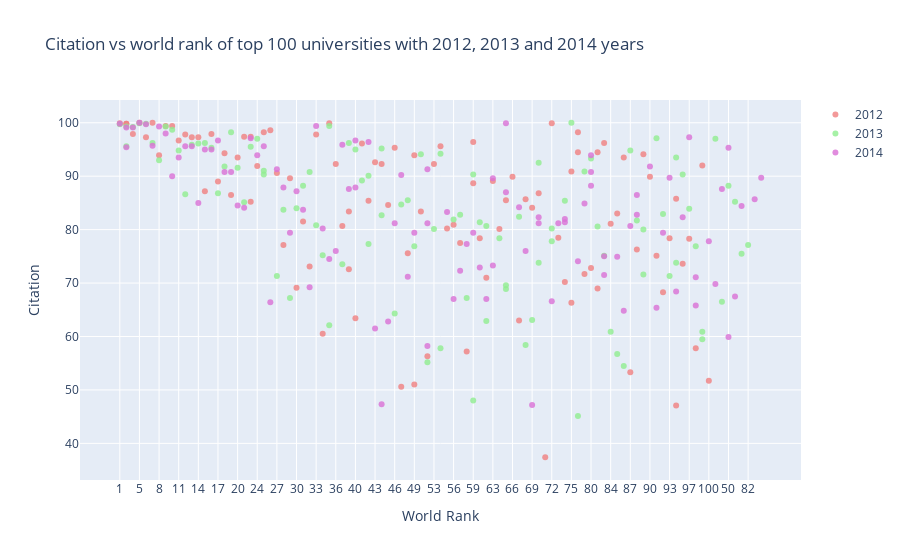

The notebook cell this image was saved under:
### Code cell
df2012 = df[df.year == 2012].iloc[:100,:]             
df2013 = df[df.year == 2013].iloc[:100,:]
df2014 = df[df.year == 2014].iloc[:100,:]
# import graph objects as "go"
import plotly.graph_objs as go                             
# creating trace1
trace1 =go.Scatter(
                    x = df2012.world_rank,
                    y = df2012.citations,
                    mode = "markers",
                    name = "2012",
                    marker = dict(color = 'rgba(240, 128, 128, 0.8)'),
                    text= df2014.university_name)
# creating trace2
trace2 =go.Scatter(
                    x = df2013.world_rank,
                    y = df2013.citations,
                    mode = "markers",
                    name = "2013",
                    marker = dict(color = 'rgba(144, 238, 144, 0.8)'),
                    text= df2015.university_name)
# creating trace3
trace3 =go.Scatter(
                    x = df2014.world_rank,y = df2014.citations,
                    mode = "markers",
                    name = "2014",
                    marker = dict(color = 'rgba(218, 112, 214, 0.8)'),
                    text= df2014.university_name)
data = [trace1, trace2, trace3]
layout = dict(title = 'Citation vs world rank of top 100 universities with 2012, 2013 and 2014 years',
              xaxis= dict(title= 'World Rank',ticklen= 5,zeroline= False),
              yaxis= dict(title= 'Citation',ticklen= 5,zeroline= False)
             )
fig = dict(data = data, layout = layout)
iplot(fig)

### Figure 1 — Plotly figure (JSON) as saved in the notebook; plotly's stock layout.template omitted (floating-point values rounded to 4 significant figures)
{"data": [{"marker": {"color": "rgba(240, 128, 128, 0.8)"}, "mode": "markers", "name": "2012", "text": ["California Institute of Technology", "Harvard University", "University of Oxford", "Stanford University", "Massachusetts Institute of Technology", "Princeton University", "University of Cambridge", "University of California, Berkeley", "University of Chicago", "Imperial College London", "Yale University", "University of California, Los Angeles", "Columbia University", "ETH Zurich – Swiss Federal Institute of Technology Zurich", "Johns Hopkins University", "University of Pennsylvania", "Duke University", "University of Michigan", "Cornell University", "University of Toronto", "University College London", "Northwestern University", "University of Tokyo", "Carnegie Mellon University", "University of Washington", "National University of Singapore", "University of Texas at Austin", "Georgia Institute of Technology", "University of Illinois at Urbana-Champaign", "University of Wisconsin-Madison", "University of British Columbia", "London School of Economics and Political Science", "University of California, Santa Barbara", "University of Melbourne", "McGill University", "Karolinska Institute", "École Polytechnique Fédérale de Lausanne", "King’s College London", "University of Edinburgh", "New York University", "University of California, San Diego", "Washington University in St Louis", "University of Hong Kong", "Seoul National University", "Peking University", "University of Minnesota", "University of North Carolina at Chapel Hill", "Australian National University", "Pennsylvania State University", "Boston University", "Tsinghua University", "Brown University", "Kyoto University", "University of California, Davis", "LMU Munich", "Korea Advanced Institute of Science and Technology (KAIST)", "Hong Kong University of Science and Technology", "University of Manchester", "Ohio State University", "Pohang University of Science and Technology", "KU Leuven", "Purdue University", "The University of Queensland", "University of Göttingen", "Rice University", "École Normale Supérieure", "Leiden University", "Heidelberg University", "Delft University of Technology", "University of Southern California", "École Polytechnique", "University of Sydney", "Erasmus University Rotterdam", "University of Basel", "Utrecht University", "Nanyang Technological University", "Wageningen University and Research Center", "University of Pittsburgh", "University of Bristol", "Durham University", "Emory University", "Tufts University", "Michigan State University", "University of Amsterdam", "Ghent University", "Free University of Berlin", "Technical University of Munich", "Case Western Reserve University", "Vanderbilt University", "University of Notre Dame", "Monash University", "McMaster University", "University of California, Irvine", "Humboldt University of Berlin", "University of Rochester", "Pierre and Marie Curie University", "University of Colorado Boulder", "Maastricht University", "University of Groningen", "University of Helsinki"], "type": "scatter", "x": ["1", "2", "2", "4", "5", "6", "7", "8", "9", "10", "11", "12", "13", "14", "15", "16", "17", "18", "19", "20", "21", "22", "22", "24", "25", "26", "27", "28", "29", "30", "31", "32", "33", "34", "35", "36", "37", "38", "38", "40", "41", "42", "43", "44", "45", "46", "47", "48", "49", "49", "51", "52", "53", "54", "55", "56", "57", "58", "59", "59", "61", "62", "63", "64", "65", "66", "67", "68", "69", "70", "71", "72", "73", "74", "75", "75", "77", "77", "79", "80", "81", "81", "83", "84", "85", "86", "87", "88", "89", "90", "91", "92", "93", "94", "94", "96", "97", "98", "99", "100"], "y": [99.9, 99.8, 99.8, 97.9, 100, 97.3, 100, 93.9, 99.4, 99.4, 96.7, 97.8, 97.3, 97.3, 87.2, 97.9, 89, 94.3, 86.5, 93.5, 97.4, 97.4, 85.2, 91.9, 98.2, 98.6, 90.6, 77.1, 89.6, 69.1, 81.5, 73.1, 97.8, 60.5, 99.9, 92.3, 80.7, 72.6, 83.4, 63.4, 96.1, 85.4, 92.6, 92.3, 84.6, 95.3, 50.6, 75.6, 93.9, 51, 83.4, 56.3, 92.3, 95.6, 80.2, 80.9, 77.5, 57.2, 88.7, 96.4, 78.4, 71, 89.1, 80.1, 85.5, 89.9, 63, 85.7, 84.1, 86.8, 37.4, 99.9, 78.5, 70.2, 90.9, 66.3, 94.5, 98.2, 71.7, 72.8, 69, 94.5, 96.2, 81.1, 83, 93.5, 53.3, 76.3, 94.1, 89.9, 75.1, 68.3, 78.4, 47.1, 85.8, 73.6, 78.3, 57.8, 92, 51.7]}, {"marker": {"color": "rgba(144, 238, 144, 0.8)"}, "mode": "markers", "name": "2013", "text": ["California Institute of Technology", "Harvard University", "University of Oxford"], "type": "scatter", "x": ["1", "2", "2", "4", "5", "6", "7", "8", "9", "10", "11", "12", "13", "14", "15", "16", "17", "18", "19", "20", "21", "22", "23", "24", "25", "25", "27", "28", "29", "30", "31", "32", "33", "34", "35", "35", "37", "38", "39", "40", "41", "42", "42", "44", "44", "46", "47", "48", "49", "50", "51", "52", "53", "54", "54", "56", "57", "58", "59", "59", "61", "62", "62", "64", "65", "65", "67", "68", "69", "70", "70", "72", "72", "74", "75", "76", "77", "78", "79", "80", "81", "82", "83", "84", "85", "86", "87", "88", "89", "89", "91", "92", "93", "94", "94", "96", "97", "98", "99", "99"], "y": [99.7, 99.3, 95.6, 99.2, 99.9, 99.8, 96.2, 93, 99.3, 98.7, 94.8, 86.6, 95.9, 96.1, 96.2, 95.3, 86.8, 91.8, 98.2, 91.6, 85.1, 95.5, 97, 97, 90.3, 91, 71.3, 83.7, 67.2, 84, 88.2, 90.8, 80.8, 75.2, 99.4, 62.1, 73.5, 96.2, 66.5, 95, 89.2, 77.3, 90.1, 82.7, 95.2, 64.3, 84.7, 85.5, 76.9, 88.2, 94.1, 55.2, 80.1, 94.2, 57.8, 81.9, 82.8, 67.2, 48, 90.3, 81.4, 62.9, 80.7, 78.4, 68.9, 69.6, 82.4, 58.4, 63.1, 92.5, 73.8, 80.2, 77.8, 85.4, 100, 85.2, 45.1, 75.5, 90.9, 93.3, 80.6, 77.1, 75.1, 60.9, 56.7, 54.5, 94.8, 81.7, 71.6, 80, 97.1, 82.9, 71.3, 73.8, 93.5, 90.3, 83.9, 76.9, 59.5, 60.9]}, {"marker": {"color": "rgba(218, 112, 214, 0.8)"}, "mode": "markers", "name": "2014", "text": ["California Institute of Technology", "Harvard University", "University of Oxford", "Stanford University", "Massachusetts Institute of Technology", "Princeton University", "University of Cambridge", "University of California, Berkeley", "University of Chicago", "Imperial College London", "Yale University", "University of California, Los Angeles", "Columbia University", "ETH Zurich – Swiss Federal Institute of Technology Zurich", "Johns Hopkins University", "University of Pennsylvania", "Duke University", "University of Michigan", "Cornell University", "University of Toronto", "University College London", "Northwestern University", "University of Tokyo", "Carnegie Mellon University", "University of Washington", "National University of Singapore", "University of Texas at Austin", "Georgia Institute of Technology", "University of Illinois at Urbana-Champaign", "University of Wisconsin-Madison", "University of British Columbia", "London School of Economics and Political Science", "University of California, Santa Barbara", "University of Melbourne", "McGill University", "Karolinska Institute", "École Polytechnique Fédérale de Lausanne", "King’s College London", "University of Edinburgh", "New York University", "University of California, San Diego", "Washington University in St Louis", "University of Hong Kong", "Seoul National University", "Peking University", "University of Minnesota", "University of North Carolina at Chapel Hill", "Australian National University", "Pennsylvania State University", "Boston University", "Tsinghua University", "Brown University", "Kyoto University", "University of California, Davis", "LMU Munich", "Korea Advanced Institute of Science and Technology (KAIST)", "Hong Kong University of Science and Technology", "University of Manchester", "Ohio State University", "Pohang University of Science and Technology", "KU Leuven", "Purdue University", "The University of Queensland", "University of Göttingen", "Rice University", "École Normale Supérieure", "Leiden University", "Heidelberg University", "Delft University of Technology", "University of Southern California", "École Polytechnique", "University of Sydney", "Erasmus University Rotterdam", "University of Basel", "Utrecht University", "Nanyang Technological University", "Wageningen University and Research Center", "University of Pittsburgh", "University of Bristol", "Durham University", "Emory University", "Tufts University", "Michigan State University", "University of Amsterdam", "Ghent University", "Free University of Berlin", "Technical University of Munich", "Case Western Reserve University", "Vanderbilt University", "University of Notre Dame", "Monash University", "McMaster University", "University of California, Irvine", "Humboldt University of Berlin", "University of Rochester", "Pierre and Marie Curie University", "University of Colorado Boulder", "Maastricht University", "University of Groningen", "University of Helsinki"], "type": "scatter", "x": ["1", "2", "2", "4", "5", "6", "7", "8", "9", "10", "11", "12", "13", "14", "15", "16", "17", "18", "19", "20", "21", "22", "23", "24", "25", "26", "27", "28", "29", "30", "31", "32", "33", "34", "35", "36", "37", "38", "39", "40", "40", "42", "43", "44", "45", "46", "47", "48", "49", "50", "50", "52", "52", "52", "55", "56", "57", "58", "59", "60", "61", "62", "63", "63", "65", "65", "67", "68", "69", "70", "70", "72", "73", "74", "74", "76", "77", "78", "79", "80", "80", "80", "83", "83", "85", "86", "87", "88", "88", "90", "91", "92", "93", "94", "95", "96", "97", "98", "98", "100"], "y": [99.8, 99.1, 95.4, 99.1, 100, 99.7, 95.7, 99.3, 98, 90, 93.5, 95.6, 95.6, 85, 95, 95, 96.7, 90.8, 90.8, 84.5, 84.1, 97.1, 69.8, 93.9, 95.6, 66.4, 91.3, 87.9, 79.4, 87.2, 83.7, 69.2, 99.4, 80.2, 74.5, 76, 95.9, 87.6, 87.6, 87.9, 96.7, 96.4, 61.5, 47.3, 62.8, 81.2, 90.2, 71.2, 79.4, 95.3, 59.9, 91.3, 58.2, 81.2, 83.3, 67, 72.3, 77.3, 79.4, 85.7, 72.9, 67, 73.3, 89.6, 99.9, 87, 84.2, 76, 47.2, 81.2, 82.3, 66.6, 81.2, 81.4, 82, 67.5, 74.1, 84.4, 84.9, 88.2, 90.8, 93.9, 71.5, 75, 74.9, 64.8, 80.7, 82.8, 86.5, 91.8, 65.4, 79.4, 89.7, 68.4, 89.7, 82.3, 97.3, 65.8, 71.1, 77.8]}], "layout": {"title": {"text": "Citation vs world rank of top 100 universities with 2012, 2013 and 2014 years"}, "xaxis": {"ticklen": 5, "title": {"text": "World Rank"}, "zeroline": false}, "yaxis": {"ticklen": 5, "title": {"text": "Citation"}, "zeroline": false}}}
